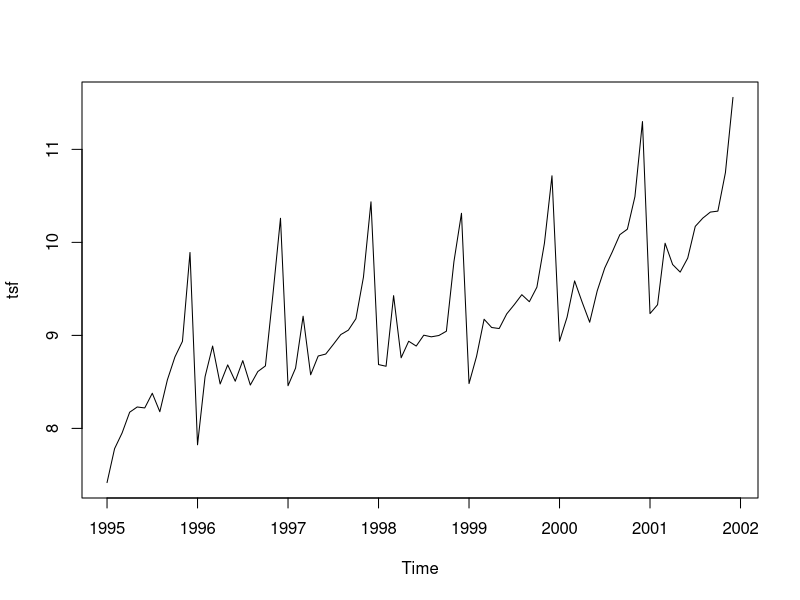
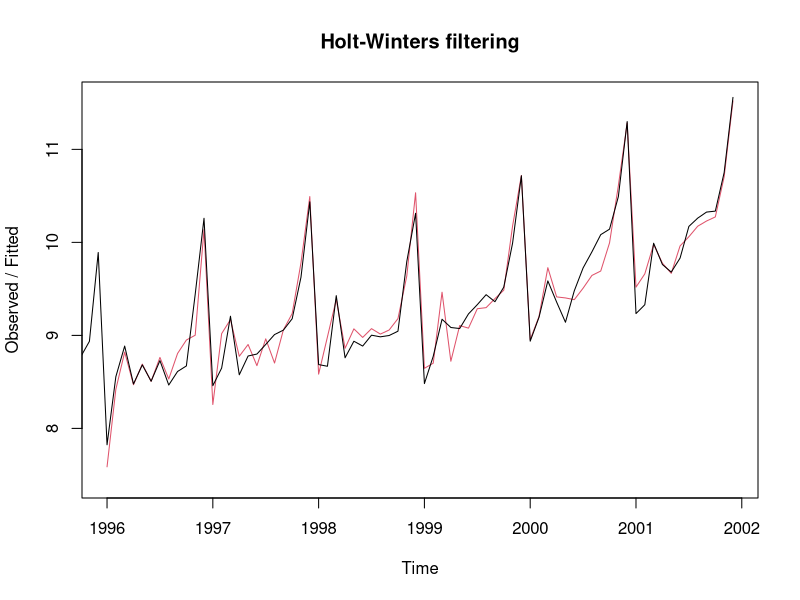
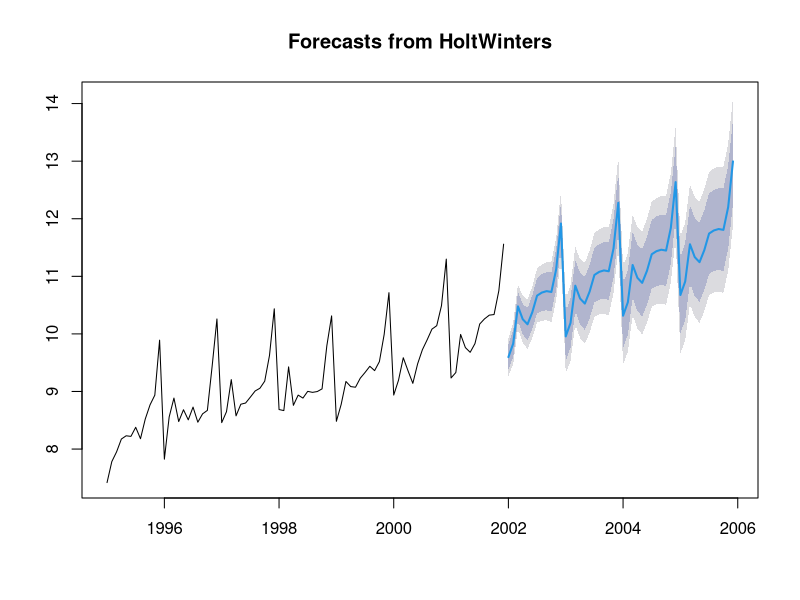

R code for these plots, in order:
library(forecast)

# ============ READ RAW DATA =============
raw <- readxl::read_xls("SouvenirSales.xls", skip = 0)
tsf <- ts(log(raw$Sales), start = c(1995,1,1), deltat = 1/12)
plot.ts(tsf)

# ===== HOLT EXPONENTIAL SMOOTHING =====
fc_smooth <- HoltWinters(tsf)
plot(fc_smooth)
print(fc_smooth$fitted)
sse <- fc_smooth$SSE


# ============= PREDICT NEXT 8 YEAR =======
fc_predict <- forecast(fc_smooth, h = 48)
print(fc_predict)
plot(fc_predict)
